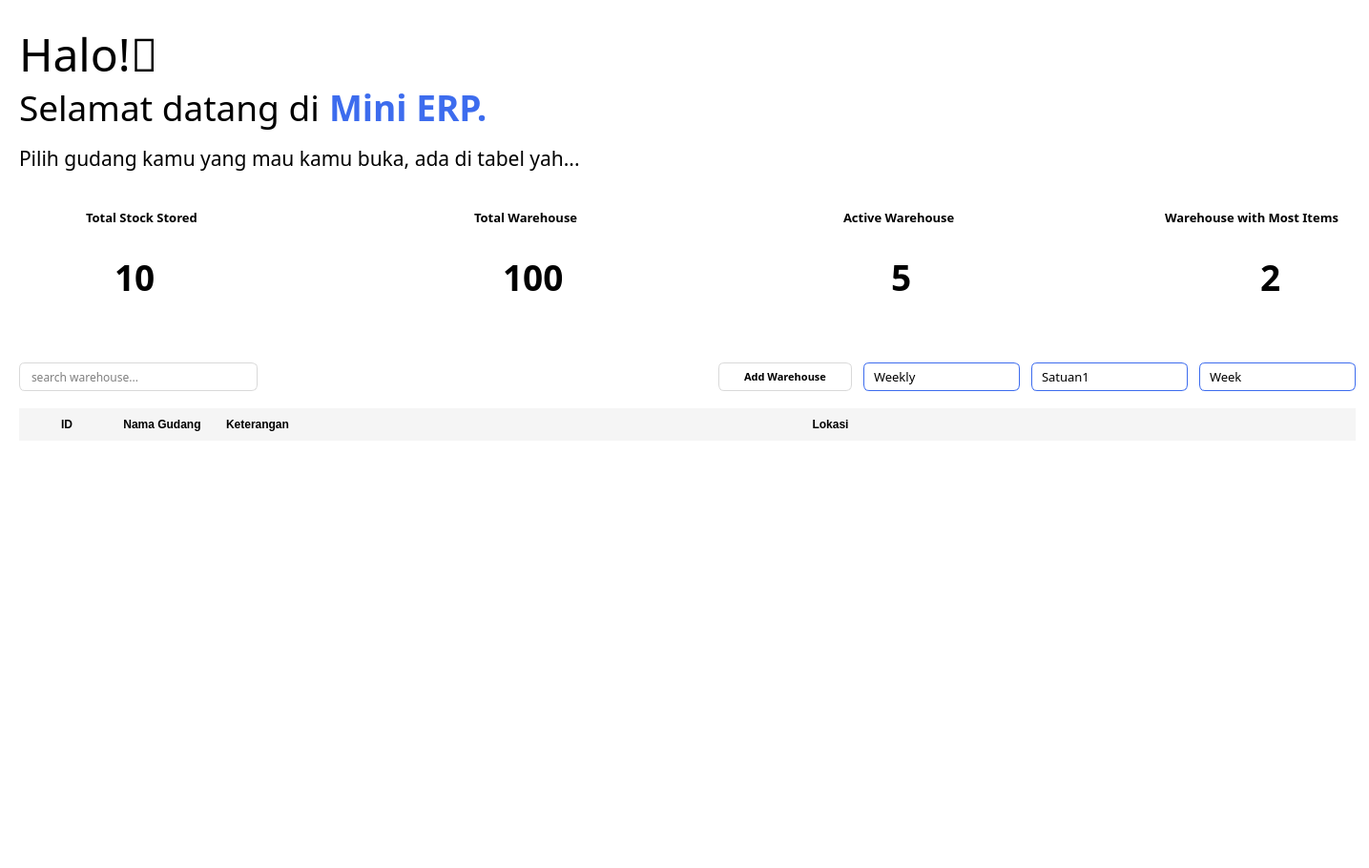
<?xml version="1.0" encoding="UTF-8"?>
<ui version="4.0">
 <class>mainContainer</class>
 <widget class="QDialog" name="mainContainer">
  <property name="geometry">
   <rect>
    <x>0</x>
    <y>0</y>
    <width>1435</width>
    <height>910</height>
   </rect>
  </property>
  <property name="minimumSize">
   <size>
    <width>1435</width>
    <height>910</height>
   </size>
  </property>
  <property name="maximumSize">
   <size>
    <width>1435</width>
    <height>910</height>
   </size>
  </property>
  <property name="windowTitle">
   <string>warehouse</string>
  </property>
  <property name="windowOpacity">
   <double>1.000000000000000</double>
  </property>
  <property name="styleSheet">
   <string notr="true">QDialog{
	background-color: white;
}</string>
  </property>
  <widget class="QWidget" name="layoutWidget">
   <property name="geometry">
    <rect>
     <x>20</x>
     <y>30</y>
     <width>530</width>
     <height>114</height>
    </rect>
   </property>
   <layout class="QVBoxLayout" name="verticalLayout_7">
    <property name="spacing">
     <number>0</number>
    </property>
    <item>
     <widget class="QLabel" name="label_23">
      <property name="minimumSize">
       <size>
        <width>0</width>
        <height>50</height>
       </size>
      </property>
      <property name="maximumSize">
       <size>
        <width>16777215</width>
        <height>50</height>
       </size>
      </property>
      <property name="font">
       <font>
        <family>Poppins</family>
        <pointsize>36</pointsize>
        <weight>50</weight>
        <bold>false</bold>
       </font>
      </property>
      <property name="text">
       <string>Halo!👋</string>
      </property>
     </widget>
    </item>
    <item>
     <layout class="QHBoxLayout" name="horizontalLayout_28">
      <property name="spacing">
       <number>10</number>
      </property>
      <item>
       <widget class="QLabel" name="label_22">
        <property name="maximumSize">
         <size>
          <width>16777215</width>
          <height>50</height>
         </size>
        </property>
        <property name="font">
         <font>
          <family>Poppins</family>
          <pointsize>28</pointsize>
          <weight>50</weight>
          <bold>false</bold>
         </font>
        </property>
        <property name="text">
         <string>Selamat datang di</string>
        </property>
       </widget>
      </item>
      <item>
       <widget class="QLabel" name="label_25">
        <property name="maximumSize">
         <size>
          <width>16777215</width>
          <height>60</height>
         </size>
        </property>
        <property name="font">
         <font>
          <family>Poppins</family>
          <pointsize>28</pointsize>
          <weight>75</weight>
          <bold>true</bold>
         </font>
        </property>
        <property name="styleSheet">
         <string notr="true">QLabel {
	color: #3D6CEE;
}</string>
        </property>
        <property name="text">
         <string>Mini ERP.</string>
        </property>
       </widget>
      </item>
     </layout>
    </item>
   </layout>
  </widget>
  <widget class="QLabel" name="label">
   <property name="geometry">
    <rect>
     <x>20</x>
     <y>150</y>
     <width>631</width>
     <height>31</height>
    </rect>
   </property>
   <property name="font">
    <font>
     <family>Poppins</family>
     <pointsize>16</pointsize>
    </font>
   </property>
   <property name="text">
    <string>Pilih gudang kamu yang mau kamu buka, ada di tabel yah...</string>
   </property>
  </widget>
  <widget class="QPushButton" name="closeBtn">
   <property name="geometry">
    <rect>
     <x>1395</x>
     <y>5</y>
     <width>35</width>
     <height>35</height>
    </rect>
   </property>
   <property name="styleSheet">
    <string notr="true">QPushButton{
	border: none;
}

QPushButton:hover{
	border-left: 1px solid #D9D9D9;
	border-bottom: 1px solid #D9D9D9;
	border-bottom-left-radius: 6px;
}</string>
   </property>
   <property name="text">
    <string/>
   </property>
   <property name="icon">
    <iconset resource="../assets/icons/resources.qrc">
     <normaloff>:/icons/close-blue.svg</normaloff>:/icons/close-blue.svg</iconset>
   </property>
   <property name="iconSize">
    <size>
     <width>20</width>
     <height>20</height>
    </size>
   </property>
   <property name="checkable">
    <bool>true</bool>
   </property>
  </widget>
  <widget class="QWidget" name="">
   <property name="geometry">
    <rect>
     <x>20</x>
     <y>200</y>
     <width>1401</width>
     <height>701</height>
    </rect>
   </property>
   <layout class="QGridLayout" name="gridLayout_2">
    <property name="verticalSpacing">
     <number>40</number>
    </property>
    <item row="0" column="0">
     <layout class="QHBoxLayout" name="horizontalLayout_27">
      <item>
       <widget class="QWidget" name="newDataWidget_5" native="true">
        <property name="minimumSize">
         <size>
          <width>210</width>
          <height>140</height>
         </size>
        </property>
        <property name="maximumSize">
         <size>
          <width>210</width>
          <height>140</height>
         </size>
        </property>
        <property name="styleSheet">
         <string notr="true">QWidget &gt; QWidget {
	border: 1px solid #3D6CEE;
	border-radius: 14px;
}</string>
        </property>
        <widget class="QLabel" name="label_16">
         <property name="geometry">
          <rect>
           <x>10</x>
           <y>50</y>
           <width>80</width>
           <height>80</height>
          </rect>
         </property>
         <property name="styleSheet">
          <string notr="true">QLabel {
	border: none;
}</string>
         </property>
         <property name="text">
          <string/>
         </property>
         <property name="pixmap">
          <pixmap resource="../assets/icons/resources.qrc">:/icons/total-stock-stored-blue.svg</pixmap>
         </property>
         <property name="scaledContents">
          <bool>true</bool>
         </property>
        </widget>
        <widget class="QLabel" name="stockStored">
         <property name="geometry">
          <rect>
           <x>70</x>
           <y>20</y>
           <width>131</width>
           <height>16</height>
          </rect>
         </property>
         <property name="font">
          <font>
           <family>Poppins</family>
           <pointsize>10</pointsize>
           <weight>75</weight>
           <bold>true</bold>
          </font>
         </property>
         <property name="styleSheet">
          <string notr="true">QLabel {
	border: none;
}</string>
         </property>
         <property name="text">
          <string>Total Stock Stored</string>
         </property>
        </widget>
        <widget class="QLabel" name="stockStoredCount">
         <property name="geometry">
          <rect>
           <x>100</x>
           <y>60</y>
           <width>81</width>
           <height>61</height>
          </rect>
         </property>
         <property name="font">
          <font>
           <family>Poppins</family>
           <pointsize>28</pointsize>
           <weight>75</weight>
           <bold>true</bold>
          </font>
         </property>
         <property name="styleSheet">
          <string notr="true">QLabel {
	border: none;
}</string>
         </property>
         <property name="text">
          <string>10</string>
         </property>
        </widget>
       </widget>
      </item>
      <item>
       <spacer name="horizontalSpacer_20">
        <property name="orientation">
         <enum>Qt::Horizontal</enum>
        </property>
        <property name="sizeHint" stdset="0">
         <size>
          <width>40</width>
          <height>20</height>
         </size>
        </property>
       </spacer>
      </item>
      <item>
       <widget class="QWidget" name="totalStock_8" native="true">
        <property name="minimumSize">
         <size>
          <width>210</width>
          <height>140</height>
         </size>
        </property>
        <property name="maximumSize">
         <size>
          <width>210</width>
          <height>140</height>
         </size>
        </property>
        <property name="styleSheet">
         <string notr="true">QWidget &gt; QWidget {
	border: 1px solid #3D6CEE;
	border-radius: 14px;
}</string>
        </property>
        <widget class="QLabel" name="label_17">
         <property name="geometry">
          <rect>
           <x>10</x>
           <y>60</y>
           <width>80</width>
           <height>70</height>
          </rect>
         </property>
         <property name="styleSheet">
          <string notr="true">QLabel {
	border: none;
}</string>
         </property>
         <property name="text">
          <string/>
         </property>
         <property name="pixmap">
          <pixmap resource="../assets/icons/resources.qrc">:/icons/total-warehouse-blue.svg</pixmap>
         </property>
         <property name="scaledContents">
          <bool>true</bool>
         </property>
        </widget>
        <widget class="QLabel" name="totalWarehouse">
         <property name="geometry">
          <rect>
           <x>80</x>
           <y>20</y>
           <width>121</width>
           <height>16</height>
          </rect>
         </property>
         <property name="font">
          <font>
           <family>Poppins</family>
           <pointsize>10</pointsize>
           <weight>75</weight>
           <bold>true</bold>
          </font>
         </property>
         <property name="styleSheet">
          <string notr="true">QLabel {
	border: none;
}</string>
         </property>
         <property name="text">
          <string>Total Warehouse</string>
         </property>
        </widget>
        <widget class="QLabel" name="totalWarehouseCount">
         <property name="geometry">
          <rect>
           <x>110</x>
           <y>60</y>
           <width>81</width>
           <height>61</height>
          </rect>
         </property>
         <property name="font">
          <font>
           <family>Poppins</family>
           <pointsize>28</pointsize>
           <weight>75</weight>
           <bold>true</bold>
          </font>
         </property>
         <property name="styleSheet">
          <string notr="true">QLabel {
	border: none;
}</string>
         </property>
         <property name="text">
          <string>100</string>
         </property>
        </widget>
       </widget>
      </item>
      <item>
       <spacer name="horizontalSpacer_21">
        <property name="orientation">
         <enum>Qt::Horizontal</enum>
        </property>
        <property name="sizeHint" stdset="0">
         <size>
          <width>40</width>
          <height>20</height>
         </size>
        </property>
       </spacer>
      </item>
      <item>
       <widget class="QWidget" name="widget_11" native="true">
        <property name="minimumSize">
         <size>
          <width>210</width>
          <height>140</height>
         </size>
        </property>
        <property name="maximumSize">
         <size>
          <width>210</width>
          <height>140</height>
         </size>
        </property>
        <property name="styleSheet">
         <string notr="true">QWidget &gt; QWidget {
	border: 1px solid #3D6CEE;
	border-radius: 14px;
}</string>
        </property>
        <widget class="QLabel" name="label_19">
         <property name="geometry">
          <rect>
           <x>10</x>
           <y>50</y>
           <width>80</width>
           <height>80</height>
          </rect>
         </property>
         <property name="styleSheet">
          <string notr="true">QLabel {
	border: none;
}</string>
         </property>
         <property name="text">
          <string/>
         </property>
         <property name="pixmap">
          <pixmap resource="../assets/icons/resources.qrc">:/icons/active-warehouse-blue.svg</pixmap>
         </property>
         <property name="scaledContents">
          <bool>true</bool>
         </property>
        </widget>
        <widget class="QLabel" name="activeWarehouse">
         <property name="geometry">
          <rect>
           <x>70</x>
           <y>20</y>
           <width>131</width>
           <height>16</height>
          </rect>
         </property>
         <property name="font">
          <font>
           <family>Poppins</family>
           <pointsize>10</pointsize>
           <weight>75</weight>
           <bold>true</bold>
          </font>
         </property>
         <property name="styleSheet">
          <string notr="true">QLabel {
	border: none;
}</string>
         </property>
         <property name="text">
          <string>Active Warehouse</string>
         </property>
        </widget>
        <widget class="QLabel" name="activeWarehouseCount">
         <property name="geometry">
          <rect>
           <x>120</x>
           <y>60</y>
           <width>81</width>
           <height>61</height>
          </rect>
         </property>
         <property name="font">
          <font>
           <family>Poppins</family>
           <pointsize>28</pointsize>
           <weight>75</weight>
           <bold>true</bold>
          </font>
         </property>
         <property name="styleSheet">
          <string notr="true">QLabel {
	border: none;
}</string>
         </property>
         <property name="text">
          <string>5</string>
         </property>
        </widget>
       </widget>
      </item>
      <item>
       <spacer name="horizontalSpacer_22">
        <property name="orientation">
         <enum>Qt::Horizontal</enum>
        </property>
        <property name="sizeHint" stdset="0">
         <size>
          <width>40</width>
          <height>20</height>
         </size>
        </property>
       </spacer>
      </item>
      <item>
       <widget class="QWidget" name="widget_12" native="true">
        <property name="minimumSize">
         <size>
          <width>210</width>
          <height>140</height>
         </size>
        </property>
        <property name="maximumSize">
         <size>
          <width>210</width>
          <height>140</height>
         </size>
        </property>
        <property name="styleSheet">
         <string notr="true">QWidget &gt; QWidget {
	border: 1px solid #3D6CEE;
	border-radius: 14px;
}</string>
        </property>
        <widget class="QLabel" name="label_20">
         <property name="geometry">
          <rect>
           <x>10</x>
           <y>50</y>
           <width>80</width>
           <height>80</height>
          </rect>
         </property>
         <property name="styleSheet">
          <string notr="true">QLabel {
	border: none;
}</string>
         </property>
         <property name="text">
          <string/>
         </property>
         <property name="pixmap">
          <pixmap resource="../assets/icons/resources.qrc">:/icons/warehouse-most-items-blue.svg</pixmap>
         </property>
         <property name="scaledContents">
          <bool>true</bool>
         </property>
        </widget>
        <widget class="QLabel" name="warehouseMostItems">
         <property name="geometry">
          <rect>
           <x>10</x>
           <y>20</y>
           <width>191</width>
           <height>16</height>
          </rect>
         </property>
         <property name="font">
          <font>
           <family>Poppins</family>
           <pointsize>10</pointsize>
           <weight>75</weight>
           <bold>true</bold>
          </font>
         </property>
         <property name="styleSheet">
          <string notr="true">QLabel {
	border: none;
}</string>
         </property>
         <property name="text">
          <string>Warehouse with Most Items</string>
         </property>
        </widget>
        <widget class="QLabel" name="warehouseMostItemsCount">
         <property name="geometry">
          <rect>
           <x>110</x>
           <y>60</y>
           <width>81</width>
           <height>61</height>
          </rect>
         </property>
         <property name="font">
          <font>
           <family>Poppins</family>
           <pointsize>28</pointsize>
           <weight>75</weight>
           <bold>true</bold>
          </font>
         </property>
         <property name="styleSheet">
          <string notr="true">QLabel {
	border: none;
}</string>
         </property>
         <property name="text">
          <string>2</string>
         </property>
        </widget>
       </widget>
      </item>
     </layout>
    </item>
    <item row="1" column="0">
     <layout class="QGridLayout" name="gridLayout">
      <property name="verticalSpacing">
       <number>18</number>
      </property>
      <item row="0" column="0">
       <layout class="QHBoxLayout" name="horizontalLayout_2">
        <item>
         <widget class="QLineEdit" name="inputSearchWarehouse">
          <property name="minimumSize">
           <size>
            <width>250</width>
            <height>30</height>
           </size>
          </property>
          <property name="maximumSize">
           <size>
            <width>250</width>
            <height>30</height>
           </size>
          </property>
          <property name="font">
           <font>
            <family>Poppins</family>
            <weight>50</weight>
            <bold>false</bold>
           </font>
          </property>
          <property name="styleSheet">
           <string notr="true">QLineEdit{
	border: 1px solid #D9D9D9;
	border-radius: 6px;
    padding: 6px 30px 6px 10px;
    background-color: white;
    color: black;
}

QLineEdit:focus{
	border:1px solid #3D6CEE;
}</string>
          </property>
          <property name="placeholderText">
           <string>search warehouse...</string>
          </property>
         </widget>
        </item>
        <item>
         <spacer name="horizontalSpacer_5">
          <property name="orientation">
           <enum>Qt::Horizontal</enum>
          </property>
          <property name="sizeHint" stdset="0">
           <size>
            <width>388</width>
            <height>29</height>
           </size>
          </property>
         </spacer>
        </item>
        <item>
         <layout class="QHBoxLayout" name="horizontalLayout">
          <property name="spacing">
           <number>12</number>
          </property>
          <item>
           <widget class="QPushButton" name="addWarehouseBtn">
            <property name="minimumSize">
             <size>
              <width>140</width>
              <height>30</height>
             </size>
            </property>
            <property name="maximumSize">
             <size>
              <width>140</width>
              <height>30</height>
             </size>
            </property>
            <property name="font">
             <font>
              <family>Poppins</family>
              <pointsize>8</pointsize>
              <weight>75</weight>
              <bold>true</bold>
             </font>
            </property>
            <property name="styleSheet">
             <string notr="true">QPushButton{
	background-color: white;
	border: 1px solid #D9D9D9;
	border-radius: 6px;
}

QPushButton:hover{
	color: white;
	background-color: #D9D9D9;
	border: 1px solid #3D6CEE;
}</string>
            </property>
            <property name="text">
             <string>Add Warehouse</string>
            </property>
            <property name="icon">
             <iconset resource="../assets/icons/resources.qrc">
              <normaloff>:/icons/add-blue.svg</normaloff>:/icons/add-blue.svg</iconset>
            </property>
           </widget>
          </item>
          <item>
           <widget class="QComboBox" name="comboBox_10">
            <property name="minimumSize">
             <size>
              <width>164</width>
              <height>30</height>
             </size>
            </property>
            <property name="maximumSize">
             <size>
              <width>164</width>
              <height>30</height>
             </size>
            </property>
            <property name="font">
             <font>
              <family>Poppins</family>
              <pointsize>10</pointsize>
             </font>
            </property>
            <property name="styleSheet">
             <string notr="true">QComboBox {
    border: 1px solid #3D6CEE;
    border-radius: 6px;
    padding: 6px 30px 6px 10px;
    background-color: white;
    color: black;
}

QComboBox::drop-down {
    border: none;
    width: 24px;
}

QComboBox::down-arrow {
    image: url(:/icons/arrow-down.svg);
    width: 12px;
    height: 12px;
}

QComboBox QAbstractItemView {
    border: 1px solid #3D6CEE;
    border-radius: 6px;
    background: white;
    color: black;
    selection-background-color: #3D6CEE;
    selection-color: white;
    outline: 0;
    padding: 4px;
}
</string>
            </property>
            <property name="currentText">
             <string>Weekly</string>
            </property>
            <item>
             <property name="text">
              <string>Weekly</string>
             </property>
            </item>
            <item>
             <property name="text">
              <string>Monthly</string>
             </property>
            </item>
            <item>
             <property name="text">
              <string>Yearly</string>
             </property>
            </item>
           </widget>
          </item>
          <item>
           <widget class="QComboBox" name="comboBox_11">
            <property name="minimumSize">
             <size>
              <width>164</width>
              <height>30</height>
             </size>
            </property>
            <property name="maximumSize">
             <size>
              <width>164</width>
              <height>30</height>
             </size>
            </property>
            <property name="font">
             <font>
              <family>Poppins</family>
              <pointsize>10</pointsize>
             </font>
            </property>
            <property name="styleSheet">
             <string notr="true">QComboBox {
    border: 1px solid #3D6CEE;
    border-radius: 6px;
    padding: 6px 30px 6px 10px;
    background-color: white;
    color: black;
}

QComboBox::drop-down {
    border: none;
    width: 24px;
}

QComboBox::down-arrow {
    image: url(:/icons/arrow-down.svg);
    width: 12px;
    height: 12px;
}

QComboBox QAbstractItemView {
    border: 1px solid #3D6CEE;
    border-radius: 6px;
    background: white;
    color: black;
    selection-background-color: #3D6CEE;
    selection-color: white;
    outline: 0;
    padding: 4px;
}
</string>
            </property>
            <property name="currentText">
             <string>Satuan1</string>
            </property>
            <item>
             <property name="text">
              <string>Satuan1</string>
             </property>
            </item>
            <item>
             <property name="text">
              <string>Satuan2</string>
             </property>
            </item>
            <item>
             <property name="text">
              <string>Satuan3</string>
             </property>
            </item>
            <item>
             <property name="text">
              <string>Satuan4</string>
             </property>
            </item>
            <item>
             <property name="text">
              <string>Satuan5</string>
             </property>
            </item>
           </widget>
          </item>
          <item>
           <widget class="QComboBox" name="comboBox_12">
            <property name="minimumSize">
             <size>
              <width>164</width>
              <height>30</height>
             </size>
            </property>
            <property name="maximumSize">
             <size>
              <width>164</width>
              <height>30</height>
             </size>
            </property>
            <property name="font">
             <font>
              <family>Poppins</family>
              <pointsize>10</pointsize>
             </font>
            </property>
            <property name="styleSheet">
             <string notr="true">QComboBox {
    border: 1px solid #3D6CEE;
    border-radius: 6px;
    padding: 6px 30px 6px 10px;
    background-color: white;
    color: black;
}

QComboBox::drop-down {
    border: none;
    width: 24px;
}

QComboBox::down-arrow {
    image: url(:/icons/arrow-down.svg);
    width: 12px;
    height: 12px;
}

QComboBox QAbstractItemView {
    border: 1px solid #3D6CEE;
    border-radius: 6px;
    background: white;
    color: black;
    selection-background-color: #3D6CEE;
    selection-color: white;
    outline: 0;
    padding: 4px;
}
</string>
            </property>
            <property name="currentText">
             <string>Week</string>
            </property>
            <item>
             <property name="text">
              <string>Week</string>
             </property>
            </item>
            <item>
             <property name="text">
              <string>Month</string>
             </property>
            </item>
            <item>
             <property name="text">
              <string>Year</string>
             </property>
            </item>
           </widget>
          </item>
         </layout>
        </item>
       </layout>
      </item>
      <item row="1" column="0">
       <widget class="QTableWidget" name="warehouseTableWidget">
        <property name="styleSheet">
         <string notr="true">QTableWidget {
    border: none;
    gridline-color: transparent;
    background: #ffffff;
    color: #000000;
    font-size: 13px;
    selection-background-color: #3D6CEE;
    selection-color: #ffffff;
}

QHeaderView::section {
    background-color: #f5f5f5;
    color: #000000;
    font-weight: bold;
    border: none;
    padding: 8px;
}

QTableWidget::item {
    border: none;
}

QTableWidget::item:hover {
    background-color: #f0f8ff;
}

QTableWidget::item:selected {
    background-color: #3D6CEE;
    color: #ffffff;
}

QTableWidget QTableCornerButton::section {
    background: #f5f5f5;
    border: none;
}

/*Scroll Bar Style Coy*/

/*Horizontal*/
QScrollBar:horizontal {
    background: #f0f0f0;
    height: 8px;
    margin: 0px;
    border: none;
    border-radius: 4px;
}

QScrollBar::handle:horizontal {
    background: #3D6CEE;
    min-width: 40px;
    border-radius: 4px;
}

QScrollBar::sub-line:horizontal {
    background: none;
    width: 0px;
}

QScrollBar::add-line:horizontal {
    background: none;
    width: 0px;
}

QScrollBar::handle:horizontal:hover {
    background: #2b50b3;
}

QScrollBar::groove:horizontal {
    background: #e0e0e0;
    border-radius: 4px;
    height: 8px;
}

QScrollBar::corner {
    background: #f0f0f0;
}

/*Vertikal*/

QScrollBar:vertical {
    background: #f0f0f0;
    width: 8px;
    margin: 0px;
    border: none;
    border-radius: 4px;
}

QScrollBar::handle:vertical {
    background: #3D6CEE;
    min-height: 40px;
    border-radius: 4px;
}

QScrollBar::add-line:vertical,
QScrollBar::sub-line:vertical {
    background: none;
    height: 0px;
}

QScrollBar::handle:vertical:hover {
    background: #2b50b3;
}

QScrollBar::groove:vertical {
    background: #e0e0e0;
    border-radius: 4px;
    width: 8px;
}

</string>
        </property>
        <property name="frameShape">
         <enum>QFrame::NoFrame</enum>
        </property>
        <property name="alternatingRowColors">
         <bool>true</bool>
        </property>
        <property name="rowCount">
         <number>0</number>
        </property>
        <attribute name="horizontalHeaderStretchLastSection">
         <bool>true</bool>
        </attribute>
        <attribute name="verticalHeaderVisible">
         <bool>false</bool>
        </attribute>
        <column>
         <property name="text">
          <string>ID</string>
         </property>
        </column>
        <column>
         <property name="text">
          <string>Nama Gudang</string>
         </property>
        </column>
        <column>
         <property name="text">
          <string>Keterangan</string>
         </property>
        </column>
        <column>
         <property name="text">
          <string>Lokasi</string>
         </property>
        </column>
       </widget>
      </item>
     </layout>
    </item>
   </layout>
  </widget>
 </widget>
 <resources>
  <include location="../assets/icons/resources.qrc"/>
 </resources>
 <connections/>
</ui>
